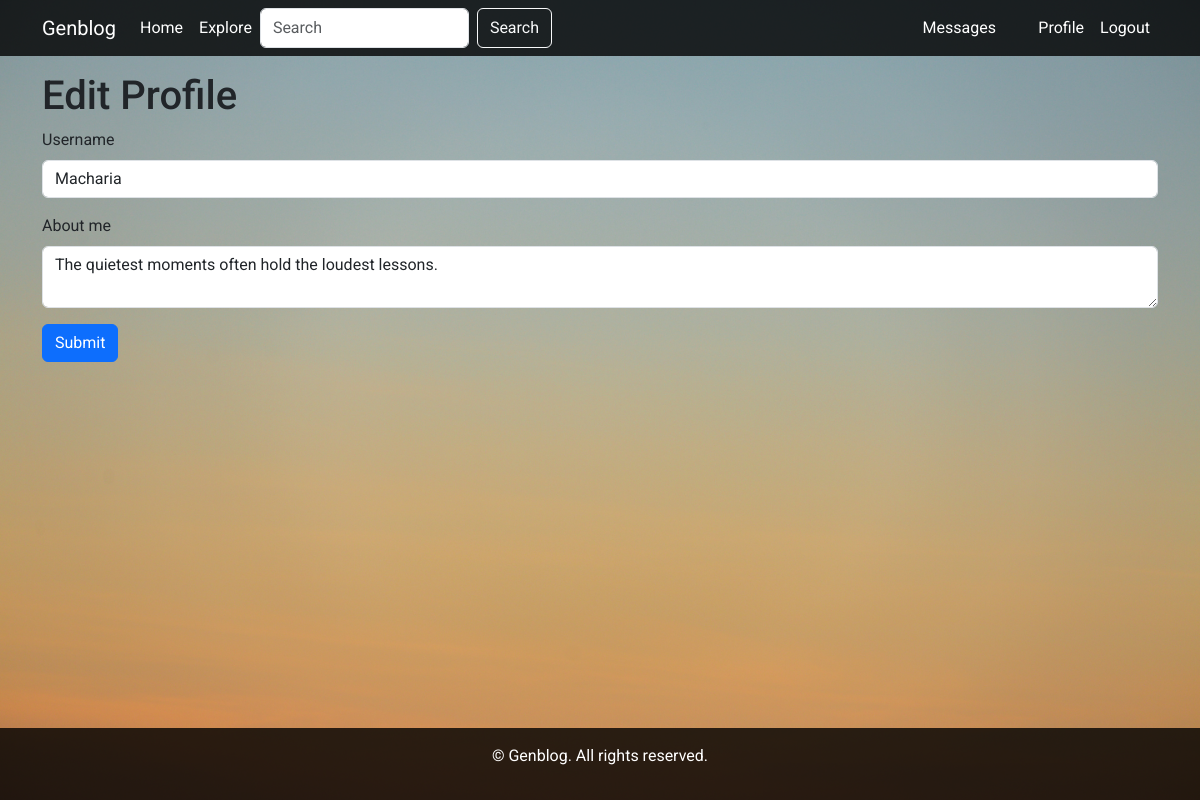
Screenshot of /edit_profile (signed in) with the database file from the repository.
### app/models.py (models this page shows, shortened)
class User(UserMixin, db.Model):
    id: so.Mapped[int] = so.mapped_column(primary_key=True)
    username: so.Mapped[str] = so.mapped_column(
            sa.String(64), index=True, unique=True)
    email: so.Mapped[str] = so.mapped_column(
            sa.String(120), index=True, unique=True)
    password_hash: so.Mapped[Optional[str]] = so.mapped_column(sa.String(256))
    about_me: so.Mapped[Optional[str]] = so.mapped_column(sa.String(140))
    last_seen: so.Mapped[Optional[datetime]] = so.mapped_column(
            default=lambda: datetime.now(timezone.utc))
    last_message_read_time: so.Mapped[Optional[datetime]]
    posts: so.WriteOnlyMapped['Post'] = so.relationship(
            back_populates='author')
    following: so.WriteOnlyMapped['User'] = so.relationship(
        secondary=followers, primaryjoin=(followers.c.follower_id == id),
        secondaryjoin=(followers.c.followed_id == id),
        back_populates='followers')
    followers: so.WriteOnlyMapped['User'] = so.relationship(
        secondary=followers, primaryjoin=(followers.c.followed_id == id),
        secondaryjoin=(followers.c.follower_id == id),
        back_populates='following')
    messages_sent: so.WriteOnlyMapped['Message'] = so.relationship(
        foreign_keys='Message.sender_id', back_populates='author')
    messages_received: so.WriteOnlyMapped['Message'] = so.relationship(
        foreign_keys='Message.recipient_id', back_populates='recipient')
    notifications: so.WriteOnlyMapped[
            'Notification'] = so.relationship(back_populates='user')
    tasks: so.WriteOnlyMapped['Task'] = so.relationship(back_populates='user')
    def unread_message_count(self):
        last_read_time = self.last_message_read_time or datetime(1900, 1, 1)
        query = sa.select(Message).where(Message.recipient == self,
                                         Message.timestamp > last_read_time)
        return db.session.scalar(sa.select(
            sa.func.count()).select_from(query.subquery()))
    def get_tasks_in_progress(self):
        query = self.tasks.select().where(not Task.complete)
        return db.session.scalars(query)

### app/main/routes.py (the view)
@bp.route('/edit_profile', methods=['GET', 'POST'])
@login_required
def edit_profile():
    form = EditProfileForm(current_user.username)
    if form.validate_on_submit():
        current_user.username = form.username.data
        current_user.about_me = form.about_me.data
        db.session.commit()
        flash(_('Your changes have been saved.'))
        return redirect(url_for('main.edit_profile'))
    elif request.method == 'GET':
        form.username.data = current_user.username
        form.about_me.data = current_user.about_me
    return render_template('edit_profile.html', title=_('Edit Profile'),
                           form=form)

### app/main/forms.py (shortened to what this page needs)
class SearchForm(FlaskForm):
    q = StringField(_l('Search'), validators=[DataRequired()])
    def __init__(self, *args, **kwargs):
        if 'formdata' not in kwargs:
            kwargs['formdata'] = request.args
        if 'meta' not in kwargs:
            kwargs['meta'] = {'csrf': False}
        super(SearchForm, self).__init__(*args, **kwargs)

class EditProfileForm(FlaskForm):
    username = StringField(_l('Username'), validators=[DataRequired()])
    about_me = TextAreaField(_l('About me'),
                             validators=[Length(min=0, max=140)])
    submit = SubmitField(_l('Submit'))
    def __init__(self, original_username, *args, **kwargs):
        super().__init__(*args, **kwargs)
        self.original_username = original_username

### app/__init__.py (called while the page is built)
def get_locale():
    return request.accept_languages.best_match(current_app.config['LANGUAGES'])

### app/main/routes.py (called while the page is built)
@bp.before_app_request
def before_request():
    if current_user.is_authenticated:
        current_user.last_seen = datetime.now(timezone.utc)
        db.session.commit()
        g.search_form = SearchForm()
    g.locale = str(get_locale())

### app/models.py (called while the page is built)
@login.user_loader
def load_user(id):
    return db.session.get(User, int(id))

    @classmethod
    def before_commit(cls, session):
        session._changes = {
            'add': list(session.new),
            'update': list(session.dirty),
            'delete': list(session.deleted)
        }

    @classmethod
    def after_commit(cls, session):
        for obj in session._changes['add']:
            if isinstance(obj, SearchableMixin):
                add_to_index(obj.__tablename__, obj)
        for obj in session._changes['update']:
            if isinstance(obj, SearchableMixin):
                add_to_index(obj.__tablename__, obj)
        for obj in session._changes['delete']:
            if isinstance(obj, SearchableMixin):
                remove_from_index(obj.__tablename__, obj)
        session._changes = None

### app/templates/edit_profile.html
{% extends "base.html" %}
{% import "bootstrap_wtf.html" as wtf %}
{% block content %}
<h1>{{ _('Edit Profile') }}</h1>
    {{ wtf.quick_form(form) }}
{% endblock %}

### app/templates/bootstrap_wtf.html (shortened to what this page needs)
{% macro form_field(field, autofocus) %}
  {%- if field.type == 'BooleanField' %}
  <div class="form-check mb-3">
    {{ field(class='form-check-input') }}
    {{ field.label(class='form-check-label') }}
  </div>
  {%- elif field.type == 'SelectField' %}
    {{ field.label(class='form-label') }}
    {{ field(class='form-select mb-3') }}
  {%- elif field.type == 'TextAreaField' %}
  <div class="mb-3">
    {{ field.label(class='form-label') }}
    {% if autofocus %}
      {{ field(class='form-control' + (' is-invalid' if field.errors else ''), autofocus=True) }}
    {% else %}
      {{ field(class='form-control' + (' is-invalid' if field.errors else '')) }}
    {% endif %}
  </div>
  {%- elif field.type == 'SubmitField' %}
  {{ field(class='btn btn-primary mb-3') }}
  {%- else %}
  <div class="mb-3">
    {{ field.label(class='form-label') }}
    {% if autofocus %}
      {{ field(class='form-control' + (' is-invalid' if field.errors else ''), autofocus=True) }}
    {% else %}
      {{ field(class='form-control' + (' is-invalid' if field.errors else '')) }}
    {% endif %}
  </div>
  {%- endif %}
{% endmacro %}
{% macro quick_form(form, action="", method="post", id="", novalidate=False) %}
<form
  {%- if action != None %} action="{{ action }}"{% endif -%}
  {%- if method %} method="{{ method }}"{% endif %}
  {%- if novalidate %} novalidate{% endif -%}>
  {% set ns = namespace(first_field=true) %}
  {%- for field in form %}
    {% if field.widget.input_type != 'hidden' -%}
      {{ form_field(field, ns.first_field) }}
      {% set ns.first_field = false %}
    {%- endif %}
  {%- endfor %}
</form>
{% endmacro %}

### app/templates/base.html (style rules this page uses)
html, body { height: 100%; margin: 0; font-family: 'Roboto', sans-serif; }
body { display: flex; flex-direction: column; background: url('/static/images/background.jpg') no-repeat center center fixed; background-size: cover; }

### rows the page displays
User: username "Macharia", about_me "The quietest moments often hold the loudest lessons."

### other values shown
{{ field.label(class='form-label') }} "Username"
{{ field.label(class='form-label') }} "About me"
